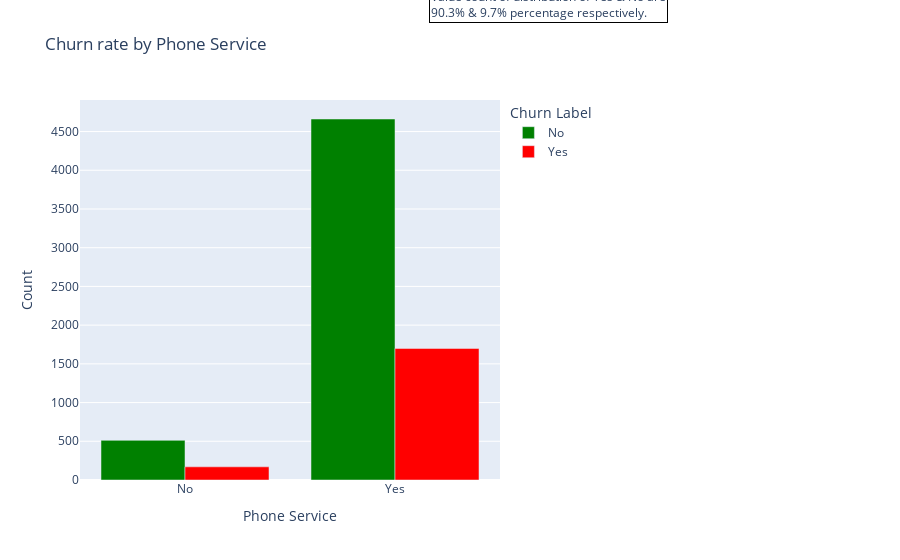
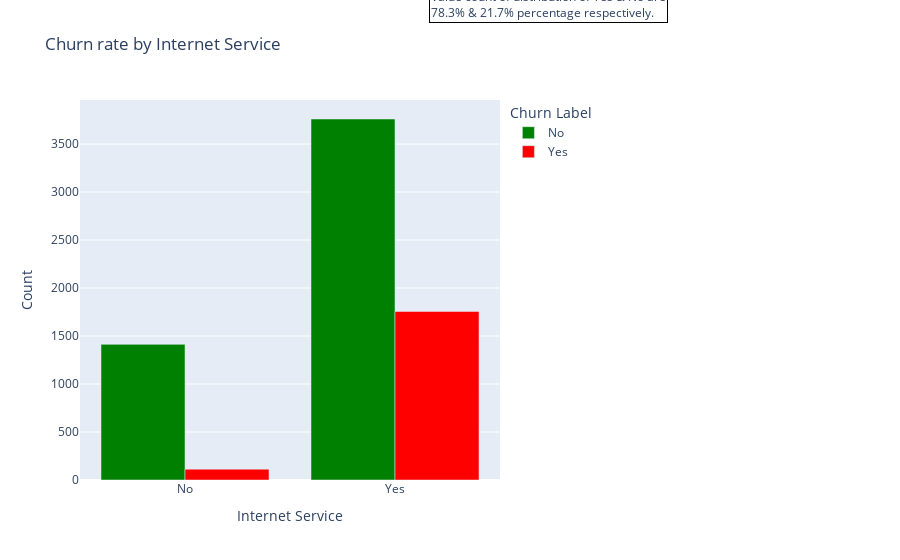
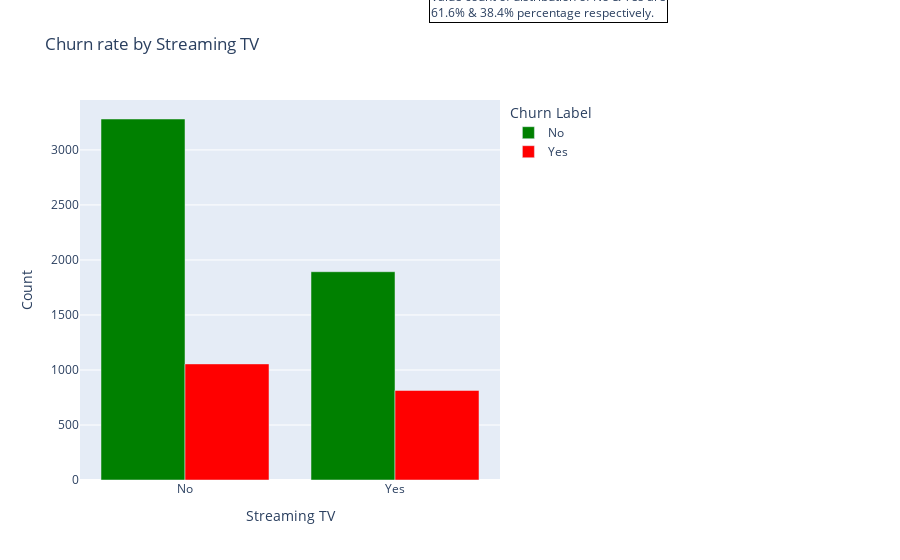

Write notebook code for charts like these, in order.
### Code cell
bar('Phone Service')
bar('Internet Service')
bar('Streaming TV')
bar('Streaming Movies')
bar('Streaming Music')

### Figure 1 — Plotly figure (JSON) as saved in the notebook; plotly's stock layout.template omitted (floating-point values rounded to 4 significant figures)
{"data": [{"alignmentgroup": "True", "hovertemplate": "Churn Label=No<br>Phone Service=%{x}<br>Count=%{y}<extra></extra>", "legendgroup": "No", "marker": {"color": "green", "pattern": {"shape": ""}}, "name": "No", "offsetgroup": "No", "orientation": "v", "showlegend": true, "textposition": "auto", "type": "bar", "x": ["No", "Yes"], "xaxis": "x", "y": [512, 4662], "yaxis": "y"}, {"alignmentgroup": "True", "hovertemplate": "Churn Label=Yes<br>Phone Service=%{x}<br>Count=%{y}<extra></extra>", "legendgroup": "Yes", "marker": {"color": "red", "pattern": {"shape": ""}}, "name": "Yes", "offsetgroup": "Yes", "orientation": "v", "showlegend": true, "textposition": "auto", "type": "bar", "x": ["No", "Yes"], "xaxis": "x", "y": [170, 1699], "yaxis": "y"}], "layout": {"annotations": [{"align": "left", "bordercolor": "black", "borderwidth": 1, "showarrow": false, "text": "Value count of distribution of Yes & No are<br>90.3% & 9.7% percentage respectively.", "x": 1.4, "xref": "paper", "y": 1.3, "yref": "paper"}], "autosize": true, "barmode": "group", "legend": {"title": {"text": "Churn Label"}, "tracegroupgap": 0}, "margin": {"r": 400}, "title": {"text": "Churn rate by Phone Service"}, "xaxis": {"anchor": "y", "autorange": true, "domain": [0, 1], "range": [-0.5, 1.5], "title": {"text": "Phone Service"}, "type": "category"}, "yaxis": {"anchor": "x", "autorange": true, "domain": [0, 1], "range": [0, 4907.0], "title": {"text": "Count"}, "type": "linear"}}}

### Figure 2 — Plotly figure (JSON) as saved in the notebook; plotly's stock layout.template omitted (floating-point values rounded to 4 significant figures)
{"data": [{"alignmentgroup": "True", "hovertemplate": "Churn Label=No<br>Internet Service=%{x}<br>Count=%{y}<extra></extra>", "legendgroup": "No", "marker": {"color": "green", "pattern": {"shape": ""}}, "name": "No", "offsetgroup": "No", "orientation": "v", "showlegend": true, "textposition": "auto", "type": "bar", "x": ["No", "Yes"], "xaxis": "x", "y": [1413, 3761], "yaxis": "y"}, {"alignmentgroup": "True", "hovertemplate": "Churn Label=Yes<br>Internet Service=%{x}<br>Count=%{y}<extra></extra>", "legendgroup": "Yes", "marker": {"color": "red", "pattern": {"shape": ""}}, "name": "Yes", "offsetgroup": "Yes", "orientation": "v", "showlegend": true, "textposition": "auto", "type": "bar", "x": ["No", "Yes"], "xaxis": "x", "y": [113, 1756], "yaxis": "y"}], "layout": {"annotations": [{"align": "left", "bordercolor": "black", "borderwidth": 1, "showarrow": false, "text": "Value count of distribution of Yes & No are<br>78.3% & 21.7% percentage respectively.", "x": 1.4, "xref": "paper", "y": 1.3, "yref": "paper"}], "autosize": true, "barmode": "group", "legend": {"title": {"text": "Churn Label"}, "tracegroupgap": 0}, "margin": {"r": 400}, "title": {"text": "Churn rate by Internet Service"}, "xaxis": {"anchor": "y", "autorange": true, "domain": [0, 1], "range": [-0.5, 1.5], "title": {"text": "Internet Service"}, "type": "category"}, "yaxis": {"anchor": "x", "autorange": true, "domain": [0, 1], "range": [0, 3959.0], "title": {"text": "Count"}, "type": "linear"}}}

### Figure 3 — Plotly figure (JSON) as saved in the notebook; plotly's stock layout.template omitted (floating-point values rounded to 4 significant figures)
{"data": [{"alignmentgroup": "True", "hovertemplate": "Churn Label=No<br>Streaming TV=%{x}<br>Count=%{y}<extra></extra>", "legendgroup": "No", "marker": {"color": "green", "pattern": {"shape": ""}}, "name": "No", "offsetgroup": "No", "orientation": "v", "showlegend": true, "textposition": "auto", "type": "bar", "x": ["No", "Yes"], "xaxis": "x", "y": [3281, 1893], "yaxis": "y"}, {"alignmentgroup": "True", "hovertemplate": "Churn Label=Yes<br>Streaming TV=%{x}<br>Count=%{y}<extra></extra>", "legendgroup": "Yes", "marker": {"color": "red", "pattern": {"shape": ""}}, "name": "Yes", "offsetgroup": "Yes", "orientation": "v", "showlegend": true, "textposition": "auto", "type": "bar", "x": ["No", "Yes"], "xaxis": "x", "y": [1055, 814], "yaxis": "y"}], "layout": {"annotations": [{"align": "left", "bordercolor": "black", "borderwidth": 1, "showarrow": false, "text": "Value count of distribution of No & Yes are<br>61.6% & 38.4% percentage respectively.", "x": 1.4, "xref": "paper", "y": 1.3, "yref": "paper"}], "autosize": true, "barmode": "group", "legend": {"title": {"text": "Churn Label"}, "tracegroupgap": 0}, "margin": {"r": 400}, "title": {"text": "Churn rate by Streaming TV"}, "xaxis": {"anchor": "y", "autorange": true, "domain": [0, 1], "range": [-0.5, 1.5], "title": {"text": "Streaming TV"}, "type": "category"}, "yaxis": {"anchor": "x", "autorange": true, "domain": [0, 1], "range": [0, 3454.0], "title": {"text": "Count"}, "type": "linear"}}}
